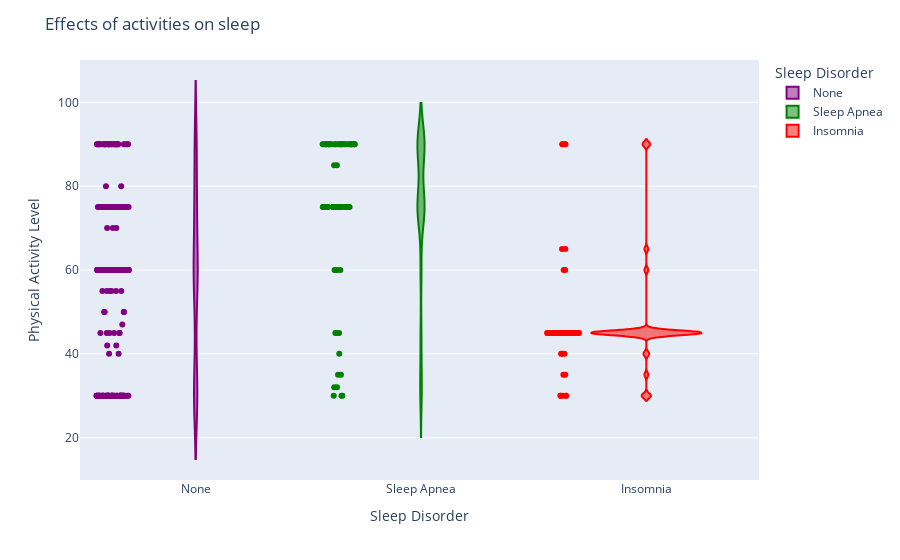

Write notebook code for a chart like this one.
### Code cell
fig = px.violin(df, x='Sleep Disorder', y='Physical Activity Level',
                color='Sleep Disorder', points="all",
                violinmode = 'overlay',
                color_discrete_sequence=['purple', 'green', 'red'], hover_data=df.columns)
fig.update_layout(title='Effects of activities on sleep')
fig.show()

### Figure 1 — Plotly figure (JSON) as saved in the notebook; plotly's stock layout.template omitted (floating-point values rounded to 4 significant figures; data arrays with more than 128 entries replaced by an {"elided": "..."} marker saying what was removed)
{"data": [{"alignmentgroup": "True", "box": {"visible": false}, "customdata": {"elided": "219x11 mixed values"}, "hovertemplate": "Sleep Disorder=%{x}<br>Physical Activity Level=%{y}<br>Person ID=%{customdata[0]}<br>Gender=%{customdata[1]}<br>Age=%{customdata[2]}<br>Occupation=%{customdata[3]}<br>Sleep Duration=%{customdata[4]}<br>Quality of Sleep=%{customdata[5]}<br>Stress Level=%{customdata[6]}<br>BMI Category=%{customdata[7]}<br>Blood Pressure=%{customdata[8]}<br>Heart Rate=%{customdata[9]}<br>Daily Steps=%{customdata[10]}<extra></extra>", "legendgroup": "None", "marker": {"color": "purple"}, "name": "None", "offsetgroup": "None", "orientation": "v", "points": "all", "scalegroup": "True", "showlegend": true, "type": "violin", "x": {"elided": "219 str values"}, "x0": " ", "xaxis": "x", "y": {"elided": "219 int values"}, "y0": " ", "yaxis": "y"}, {"alignmentgroup": "True", "box": {"visible": false}, "customdata": {"elided": "78x11 mixed values"}, "hovertemplate": "Sleep Disorder=%{x}<br>Physical Activity Level=%{y}<br>Person ID=%{customdata[0]}<br>Gender=%{customdata[1]}<br>Age=%{customdata[2]}<br>Occupation=%{customdata[3]}<br>Sleep Duration=%{customdata[4]}<br>Quality of Sleep=%{customdata[5]}<br>Stress Level=%{customdata[6]}<br>BMI Category=%{customdata[7]}<br>Blood Pressure=%{customdata[8]}<br>Heart Rate=%{customdata[9]}<br>Daily Steps=%{customdata[10]}<extra></extra>", "legendgroup": "Sleep Apnea", "marker": {"color": "green"}, "name": "Sleep Apnea", "offsetgroup": "Sleep Apnea", "orientation": "v", "points": "all", "scalegroup": "True", "showlegend": true, "type": "violin", "x": ["Sleep Apnea", "Sleep Apnea", "Sleep Apnea", "Sleep Apnea", "Sleep Apnea", "Sleep Apnea", "Sleep Apnea", "Sleep Apnea", "Sleep Apnea", "Sleep Apnea", "Sleep Apnea", "Sleep Apnea", "Sleep Apnea", "Sleep Apnea", "Sleep Apnea", "Sleep Apnea", "Sleep Apnea", "Sleep Apnea", "Sleep Apnea", "Sleep Apnea", "Sleep Apnea", "Sleep Apnea", "Sleep Apnea", "Sleep Apnea", "Sleep Apnea", "Sleep Apnea", "Sleep Apnea", "Sleep Apnea", "Sleep Apnea", "Sleep Apnea", "Sleep Apnea", "Sleep Apnea", "Sleep Apnea", "Sleep Apnea", "Sleep Apnea", "Sleep Apnea", "Sleep Apnea", "Sleep Apnea", "Sleep Apnea", "Sleep Apnea", "Sleep Apnea", "Sleep Apnea", "Sleep Apnea", "Sleep Apnea", "Sleep Apnea", "Sleep Apnea", "Sleep Apnea", "Sleep Apnea", "Sleep Apnea", "Sleep Apnea", "Sleep Apnea", "Sleep Apnea", "Sleep Apnea", "Sleep Apnea", "Sleep Apnea", "Sleep Apnea", "Sleep Apnea", "Sleep Apnea", "Sleep Apnea", "Sleep Apnea", "Sleep Apnea", "Sleep Apnea", "Sleep Apnea", "Sleep Apnea", "Sleep Apnea", "Sleep Apnea", "Sleep Apnea", "Sleep Apnea", "Sleep Apnea", "Sleep Apnea", "Sleep Apnea", "Sleep Apnea", "Sleep Apnea", "Sleep Apnea", "Sleep Apnea", "Sleep Apnea", "Sleep Apnea", "Sleep Apnea"], "x0": " ", "xaxis": "x", "y": [30, 30, 40, 30, 35, 75, 32, 32, 60, 35, 60, 60, 60, 45, 45, 90, 45, 90, 90, 90, 90, 90, 90, 90, 90, 90, 85, 85, 90, 90, 90, 90, 90, 90, 90, 90, 90, 90, 90, 90, 90, 90, 90, 90, 90, 90, 90, 90, 75, 75, 75, 75, 75, 75, 75, 75, 75, 75, 75, 75, 75, 75, 75, 75, 75, 75, 75, 75, 75, 75, 75, 75, 75, 75, 75, 75, 75, 75], "y0": " ", "yaxis": "y"}, {"alignmentgroup": "True", "box": {"visible": false}, "customdata": {"elided": "77x11 mixed values"}, "hovertemplate": "Sleep Disorder=%{x}<br>Physical Activity Level=%{y}<br>Person ID=%{customdata[0]}<br>Gender=%{customdata[1]}<br>Age=%{customdata[2]}<br>Occupation=%{customdata[3]}<br>Sleep Duration=%{customdata[4]}<br>Quality of Sleep=%{customdata[5]}<br>Stress Level=%{customdata[6]}<br>BMI Category=%{customdata[7]}<br>Blood Pressure=%{customdata[8]}<br>Heart Rate=%{customdata[9]}<br>Daily Steps=%{customdata[10]}<extra></extra>", "legendgroup": "Insomnia", "marker": {"color": "red"}, "name": "Insomnia", "offsetgroup": "Insomnia", "orientation": "v", "points": "all", "scalegroup": "True", "showlegend": true, "type": "violin", "x": ["Insomnia", "Insomnia", "Insomnia", "Insomnia", "Insomnia", "Insomnia", "Insomnia", "Insomnia", "Insomnia", "Insomnia", "Insomnia", "Insomnia", "Insomnia", "Insomnia", "Insomnia", "Insomnia", "Insomnia", "Insomnia", "Insomnia", "Insomnia", "Insomnia", "Insomnia", "Insomnia", "Insomnia", "Insomnia", "Insomnia", "Insomnia", "Insomnia", "Insomnia", "Insomnia", "Insomnia", "Insomnia", "Insomnia", "Insomnia", "Insomnia", "Insomnia", "Insomnia", "Insomnia", "Insomnia", "Insomnia", "Insomnia", "Insomnia", "Insomnia", "Insomnia", "Insomnia", "Insomnia", "Insomnia", "Insomnia", "Insomnia", "Insomnia", "Insomnia", "Insomnia", "Insomnia", "Insomnia", "Insomnia", "Insomnia", "Insomnia", "Insomnia", "Insomnia", "Insomnia", "Insomnia", "Insomnia", "Insomnia", "Insomnia", "Insomnia", "Insomnia", "Insomnia", "Insomnia", "Insomnia", "Insomnia", "Insomnia", "Insomnia", "Insomnia", "Insomnia", "Insomnia", "Insomnia", "Insomnia"], "x0": " ", "xaxis": "x", "y": [30, 40, 40, 35, 30, 60, 35, 60, 40, 90, 45, 45, 45, 45, 45, 45, 45, 45, 45, 45, 45, 45, 45, 45, 45, 45, 90, 90, 45, 45, 45, 45, 45, 45, 45, 45, 45, 45, 45, 45, 45, 45, 45, 45, 45, 45, 45, 45, 45, 45, 45, 45, 45, 45, 45, 45, 30, 30, 45, 45, 45, 45, 45, 45, 45, 45, 45, 65, 65, 90, 45, 45, 45, 45, 45, 45, 30], "y0": " ", "yaxis": "y"}], "layout": {"legend": {"title": {"text": "Sleep Disorder"}, "tracegroupgap": 0}, "margin": {"t": 60}, "title": {"text": "Effects of activities on sleep"}, "violinmode": "overlay", "xaxis": {"anchor": "y", "categoryarray": ["None", "Sleep Apnea", "Insomnia"], "categoryorder": "array", "domain": [0, 1], "title": {"text": "Sleep Disorder"}}, "yaxis": {"anchor": "x", "domain": [0, 1], "title": {"text": "Physical Activity Level"}}}}
